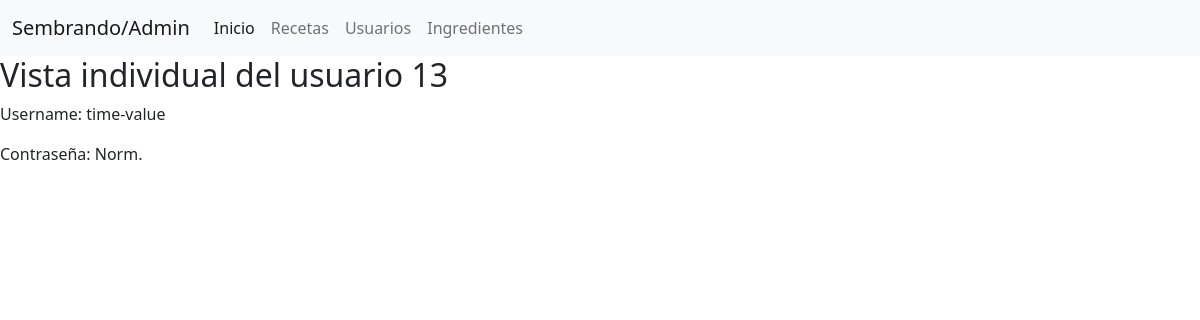
Screenshot of /usuarios/13 with the database file from the repository.
### tables this page shows
CREATE TABLE usuarios(
id INTEGER PRIMARY KEY AUTOINCREMENT,
nombre TEXT,
clave TEXT
);

### servidor.py (the view)
@app.route('/usuarios/<id>', methods=['GET'])
def verUsuario(id):
    _usuario = usuario.obtenerUsuarioId(id)
    return render_template("index.html", content="usuario", usuario=_usuario[0])

### datos/baseDeDatos.py (called while the page is built)
    def _crear_conexion(self):
        try:
            self.conexion = sqlite3.connect(BaseDeDatos.urlBaseDeDatos)
        except Exception as e:
            print(e)

    def _cerrar_conexion(self):
        self.conexion.close()
        self.conexion = None

    def ejecutar_sql(self, sql, retornar_id_creado=False):
        self._crear_conexion()
        cur = self.conexion.cursor()
        cur.execute(sql)
        filas = cur.fetchall()
        if retornar_id_creado:
            filas = cur.lastrowid
        self.conexion.commit()
        self._cerrar_conexion()
        return filas

### datos/modelos/usuario.py (called while the page is built)
def obtenerUsuarioId(id):
    obtenerUsuarioSqlId = f"""
        SELECT id, nombre, clave
        FROM usuarios
        WHERE id = '{id}'"""
    bd = BaseDeDatos()
    return bd.ejecutar_sql(obtenerUsuarioSqlId)

### templates/index.html (shortened to what this page needs)
{% extends 'base.html' %}
{% block content %}
{% if content == "usuario" %}
<h2> Vista individual del usuario {{usuario[0]}}</h2>
<p>Username: {{usuario[1]}}</p>
<p>Contraseña: {{usuario[2]}}</p>
{% endif %}
{% endblock %}

### rows the page displays
usuarios: id "13", nombre "time-value", clave "Norm."
